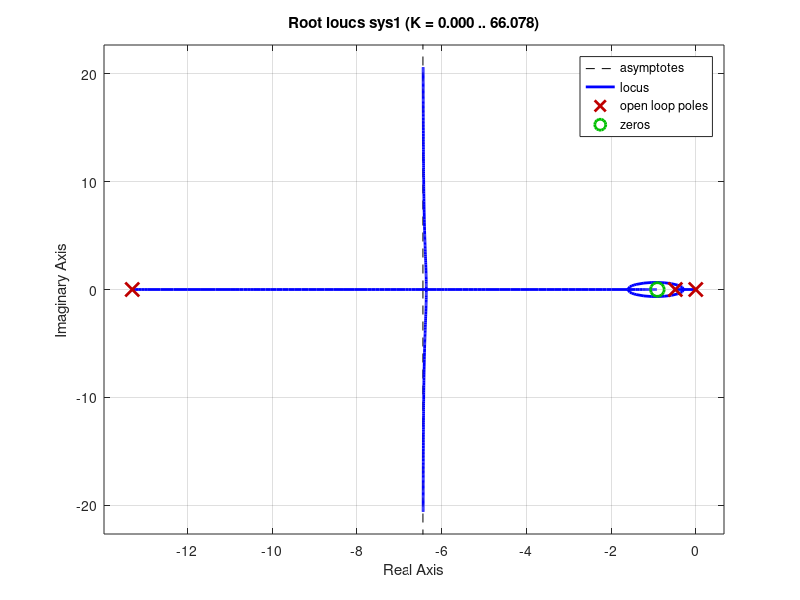
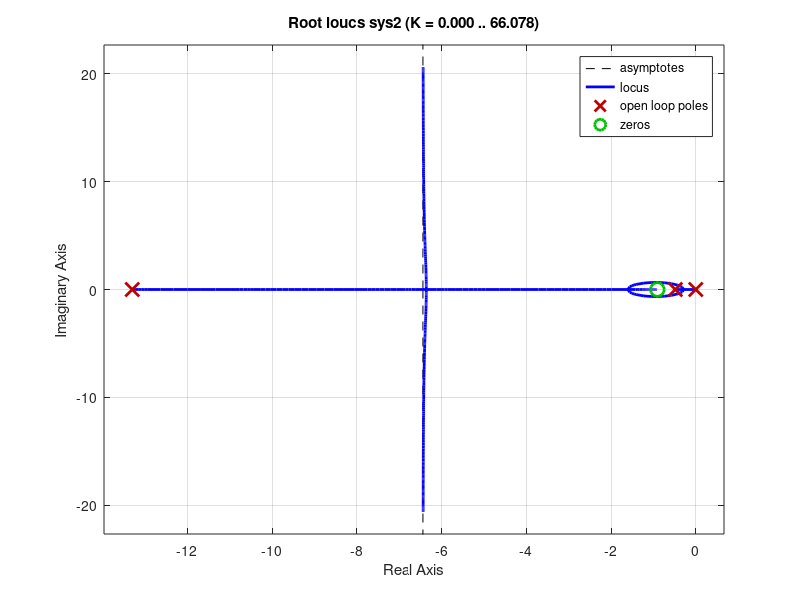

Reproduce these figures in MATLAB, in order.
%% Outer Loop Controller Design
% Use a Root Locus plot to tune the gain of the outer loop proportional
% controller.

%% Initialize Robot Dimensions
r = 2.9527;      %[in]
d = 9.6456;      %[in]

%% Initialize Model Variables
% These model variables are taken from the tuned stepExperimentInitialize.m
% model variables.

K_rho = 16.85/4;
sigma_rho = 6.667;

K_phi = 2.92/4;
sigma_phi = 6.667;


%% Root Locus Values
% These values are from the rotational PI controller in
% robotPIDController.slx
K_p_phi = 1.46314969129408;
K_i_phi = 1.3275028377788;

% These values are from the forward PI controller in robotPIDController.slx
K_p_rho = 0.25355472395126;
K_i_rho = 0.230047969514189;

%% Use Root Locus plot to Design Outer Loop Controller
% sys1 is the Plant G(s) from the outer loop rotation controller.
% sys2 is the Plant G(s) from the outer loop forward controller.
% 
% Gain determined by root locus is outer loop proportional control gain of
% the rotational velocity control.
% 
% Each outer loop controller was given a gain of 4.
sys1 = tf([K_p_phi*K_phi*sigma_phi, K_i_phi*K_phi*sigma_phi],[1, sigma_phi*(1 + K_p_phi*K_phi), K_i_phi*K_phi*sigma_phi, 0]);
figure();
rlocus(sys1);

sys2 = tf([K_p_rho*K_rho*sigma_rho, K_i_rho*K_rho*sigma_rho],[1, sigma_rho*(1 + K_p_rho*K_rho), K_i_rho*K_rho*sigma_rho, 0]);
figure();
rlocus(sys2);